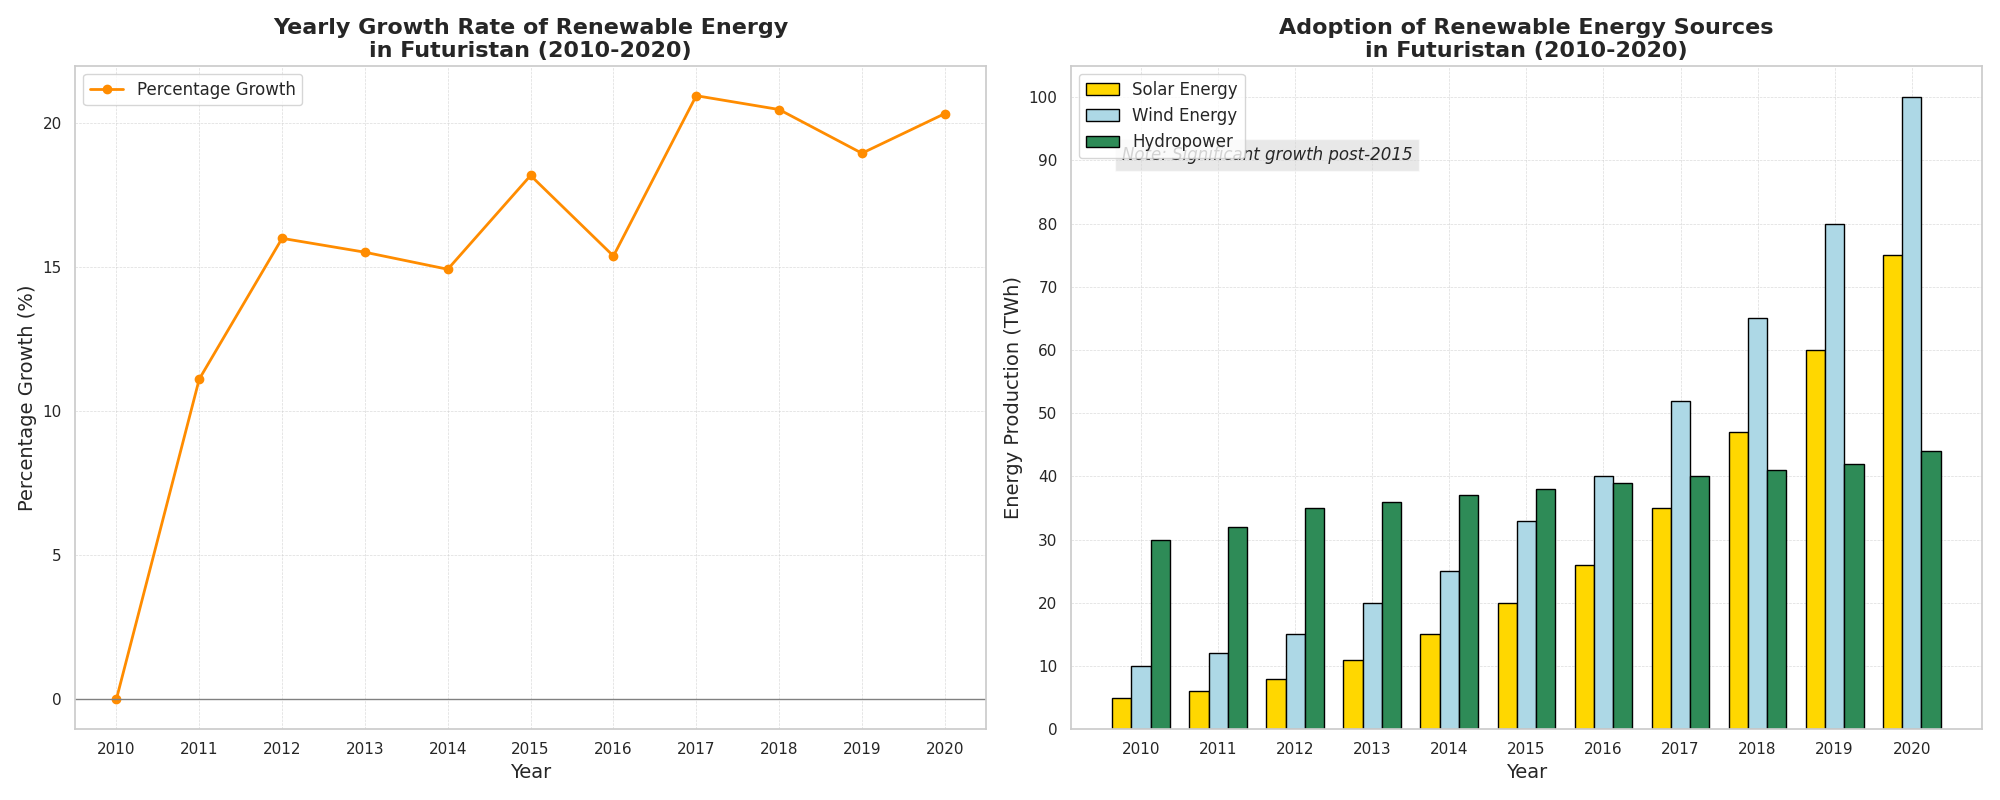

Here is the Python script that generated this plot:
import matplotlib.pyplot as plt
import numpy as np

years = np.arange(2010, 2021)
solar_energy = np.array([5, 6, 8, 11, 15, 20, 26, 35, 47, 60, 75])
wind_energy = np.array([10, 12, 15, 20, 25, 33, 40, 52, 65, 80, 100])
hydropower_energy = np.array([30, 32, 35, 36, 37, 38, 39, 40, 41, 42, 44])
cumulative_energy = solar_energy + wind_energy + hydropower_energy
percentage_growth = np.zeros(len(years))
percentage_growth[1:] = 100 * (cumulative_energy[1:] - cumulative_energy[:-1]) / cumulative_energy[:-1]

fig, axs = plt.subplots(1, 2, figsize=(20, 8))

# First subplot: Line plot for percentage growth
axs[0].plot(years, percentage_growth, marker='o', color='darkorange', linewidth=2, label='Percentage Growth')
axs[0].set_title('Yearly Growth Rate of Renewable Energy\nin Futuristan (2010-2020)', fontsize=16, fontweight='bold')
axs[0].set_xlabel('Year', fontsize=14)
axs[0].set_ylabel('Percentage Growth (%)', fontsize=14)
axs[0].set_xticks(years)
axs[0].axhline(0, color='grey', linewidth=1)
axs[0].grid(True, which='both', linestyle='--', linewidth=0.5, alpha=0.7)
axs[0].legend(loc='upper left', fontsize=12)

# Second subplot: Grouped bar chart
bar_width = 0.25
x_solar = np.arange(len(years))
x_wind = x_solar + bar_width
x_hydro = x_solar + 2 * bar_width

axs[1].bar(x_solar, solar_energy, width=bar_width, label='Solar Energy', color='gold', edgecolor='black')
axs[1].bar(x_wind, wind_energy, width=bar_width, label='Wind Energy', color='lightblue', edgecolor='black')
axs[1].bar(x_hydro, hydropower_energy, width=bar_width, label='Hydropower', color='seagreen', edgecolor='black')

axs[1].set_title('Adoption of Renewable Energy Sources\nin Futuristan (2010-2020)', fontsize=16, fontweight='bold')
axs[1].set_xlabel('Year', fontsize=14)
axs[1].set_ylabel('Energy Production (TWh)', fontsize=14)
axs[1].set_xticks(x_solar + bar_width)
axs[1].set_xticklabels(years)
axs[1].set_yticks(np.arange(0, 110, 10))
axs[1].legend(loc='upper left', fontsize=12)
axs[1].text(0, 90, 'Note: Significant growth post-2015', fontsize=12, style='italic',
            bbox={'facecolor': 'lightgray', 'alpha': 0.5, 'pad': 5})
axs[1].grid(True, which='both', linestyle='--', linewidth=0.5, alpha=0.7)

plt.tight_layout()
plt.show()
